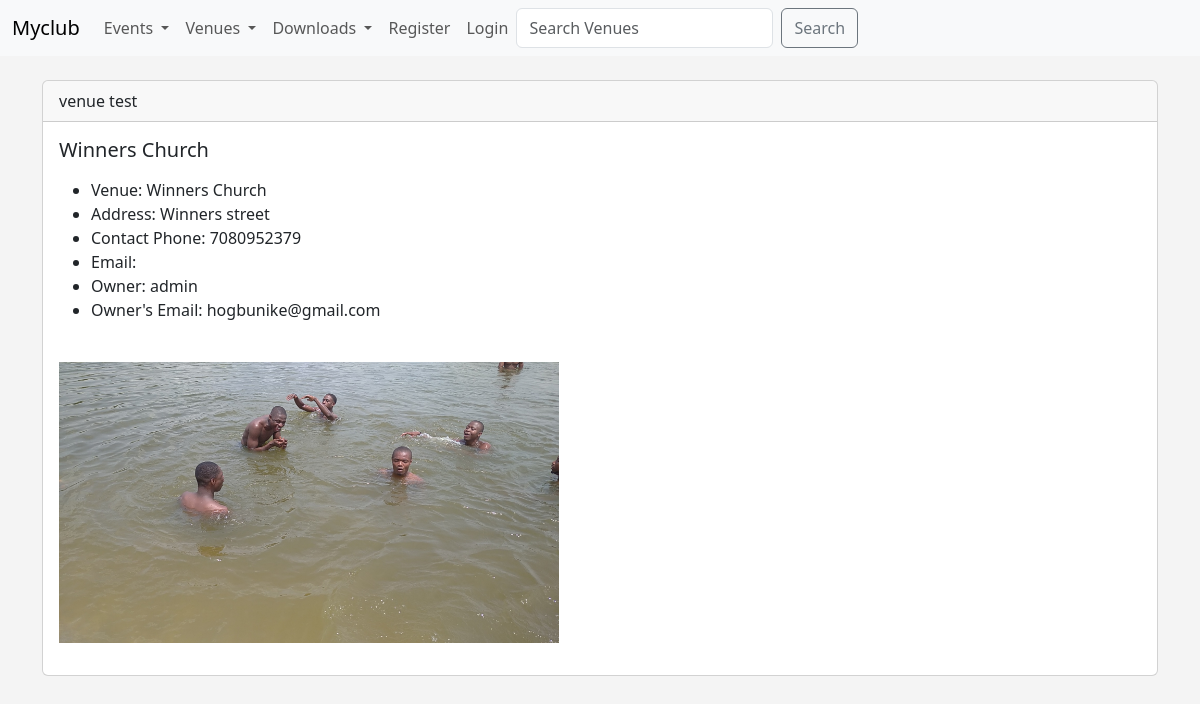
The page /show_venue/16 on the database its author committed.
### events/models.py (models this page shows)
class Venue(models.Model):
    name = models.CharField('Venue name', max_length=100)
    address = models.CharField('Address', max_length=150,)
    phone = models.IntegerField('Contact Phone', max_length=15)
    email_address = models.EmailField('Email Address', max_length=25)
    owner = models.IntegerField('Venue Owner', blank=False, default=1)
    venue_img = models.ImageField(null=True, blank=True, upload_to="images/")
    def __str__(self):
        return self.name

### events/views.py (the view)
# urls.py: path('show_venue/<int:venue_id>', views.show_venue, name='show-venue'),
def show_venue(request, venue_id):
    venue = Venue.objects.get(pk=venue_id)
    venue_owner = User.objects.get(pk=venue.owner)
    return render(request, 'events/show_venue.html', {'venue': venue, 'venue_owner': venue_owner})

### events/templates/events/show_venue.html (shortened to what this page needs)
<!DOCTYPE html>
<html lang="en" xmlns="http://www.w3.org/1999/html">
<head>
</head>
<body>
    {% extends 'events/base.html' %}
    {% block content %}
    <div class="card">
        <div class="card-header">
            venue test
        </div>
        <div>
            <div class="card-body">
                <h5 class="card-title">{{ venue }}</h5>
                <p class="card-text">
                    <ul>
                        <li>Venue: {{ venue.name }}</li>
                        <li> Address: {{ venue.address }}</li>
                        <li>Contact Phone: {{ venue.phone }}</li>
                        <li> Email: <a href="{{ venue.email_address }}">{{ venue.email_address }}</a></li>
                        <li>Owner: {{ venue_owner }}</li>
                        <li>Owner's Email: {{ venue_owner.email }}</li>
                    </ul>
                    <br>
                    {% if venue.venue_img %}
                        <img src="{{ venue.venue_img.url }}" width="500" alt="">
                    {% endif %}
                </p>
            </div>
        </div>
    </div>
    {% endblock %}

### events/templates/events/base.html (style rules this page uses)
body { background: #f4f4f4; }

### rows shown on the page
Venue: name "Winners Church", address "Winners street", phone "7080952379", venue_img (picture)

### other values the page prints
{{ venue_owner }} "admin"
{{ venue_owner.email }} "hogbunike@gmail.com"
